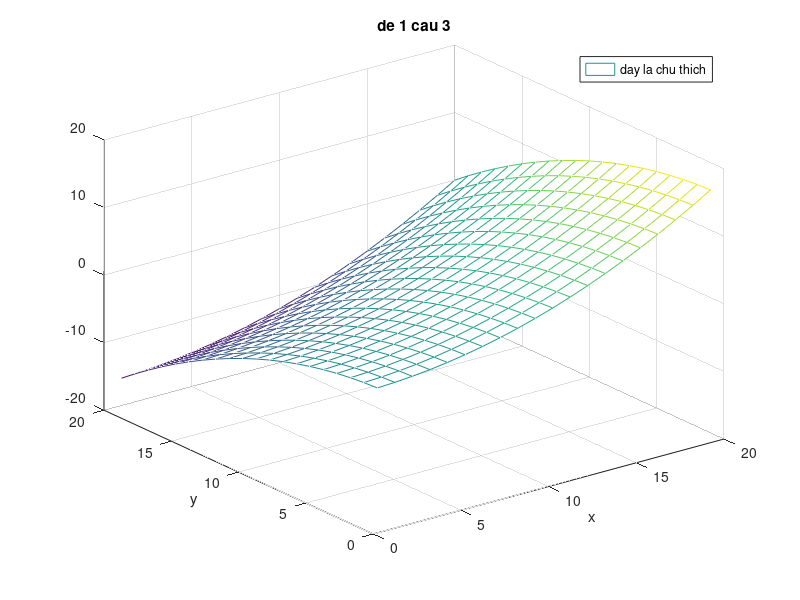

This chart was generated by the following MATLAB code:
clc;

a=input('nhap he so a: ');
b=input('nhap he so b: ');

[X Y]=meshgrid(1:20);

Z= (X.^2)/a^2-(Y.^2)/(b^2);

mesh(X,Y,Z)
xlabel('x')
ylabel('y')
title('de 1 cau 3')
legend('day la chu thich')
